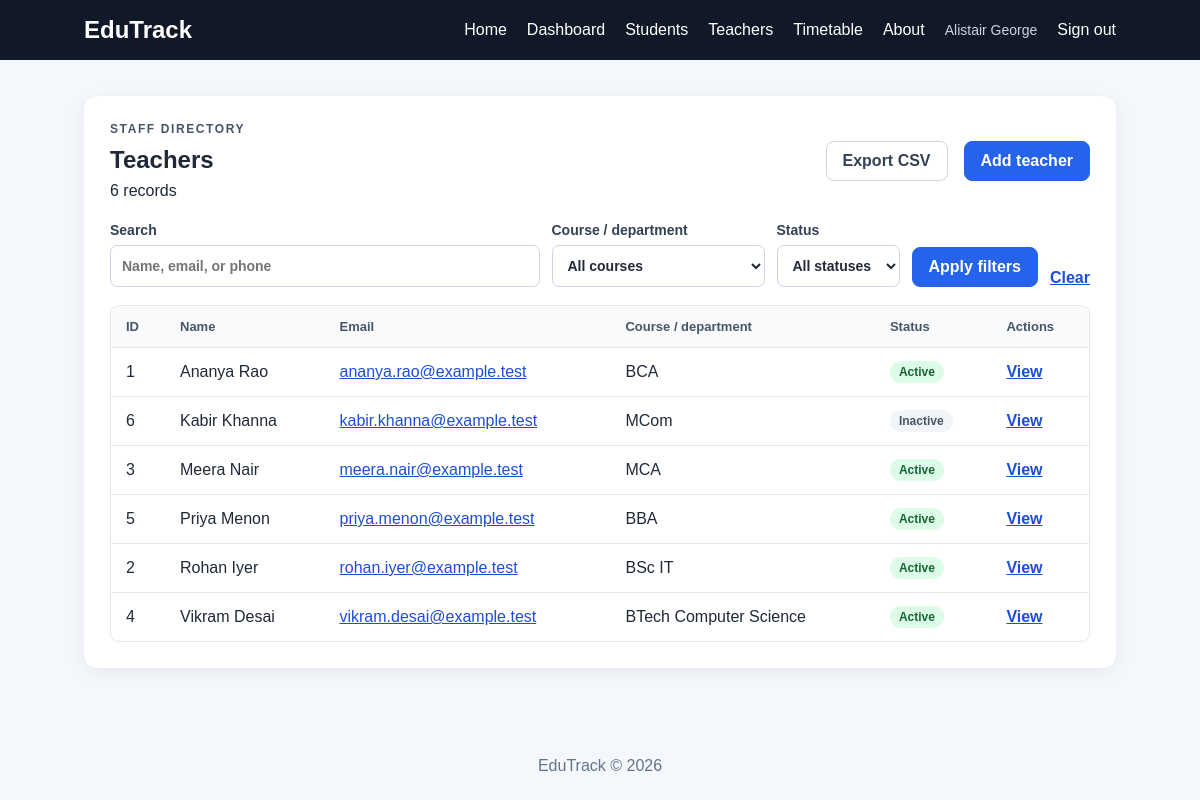
The page /teachers (signed in) on the database its author committed.
### tables this page shows
CREATE TABLE teachers (
                id INTEGER PRIMARY KEY AUTOINCREMENT,
                name TEXT NOT NULL,
                email TEXT NOT NULL UNIQUE,
                phone TEXT,
                course_id INTEGER NOT NULL,
                qualification TEXT,
                hire_date TEXT NOT NULL,
                status TEXT NOT NULL DEFAULT 'Active',
                FOREIGN KEY (course_id) REFERENCES courses(id)
            );

CREATE TABLE courses (
                id INTEGER PRIMARY KEY AUTOINCREMENT,
                name TEXT NOT NULL UNIQUE
            );

### app.py (the view)
@app.route("/teachers")
@login_required
def teachers():
    search, status, course_id, where_clause, parameters = get_teacher_filters(
        request.args
    )
    page = max(request.args.get("page", 1, type=int) or 1, 1)
    per_page = 10
    with database_connection() as connection:
        total = connection.execute(
            f"""
            SELECT COUNT(*)
            FROM teachers
            INNER JOIN courses ON teachers.course_id = courses.id
            {where_clause}
            """,
            parameters,
        ).fetchone()[0]
        total_pages = max(1, (total + per_page - 1) // per_page)
        page = min(page, total_pages)
        teacher_list = connection.execute(
            f"""
            SELECT teachers.id, teachers.name, teachers.email, teachers.status,
                   courses.name AS course
            FROM teachers
            INNER JOIN courses ON teachers.course_id = courses.id
            {where_clause}
            ORDER BY teachers.name COLLATE NOCASE, teachers.id
            LIMIT ? OFFSET ?
            """,
            [*parameters, per_page, (page - 1) * per_page],
        ).fetchall()
    return render_template(
        "teachers.html",
        teachers=teacher_list,
        courses=get_courses(),
        search=search,
        status_filter=status,
        course_filter=course_id,
        page=page,
        total_pages=total_pages,
        total=total,
    )

### app.py (called while the page is built)
@contextmanager
def database_connection():
    connection = get_db_connection()
    try:
        yield connection
    finally:
        connection.close()

@app.before_request
def protect_post_requests():
    if request.method == "POST":
        submitted_token = request.form.get("csrf_token", "")
        session_token = session.get("csrf_token", "")
        if not session_token or not secrets.compare_digest(
            submitted_token, session_token
        ):
            abort(400, description="The form expired or could not be verified.")

@app.context_processor
def inject_template_values():
    token = session.setdefault("csrf_token", secrets.token_urlsafe(32))
    return {"csrf_token": token}

def login_required(view):
    @wraps(view)
    def wrapped_view(*args, **kwargs):
        if "admin_id" not in session:
            return redirect(url_for("login"))
        return view(*args, **kwargs)
    return wrapped_view

def get_courses():
    with database_connection() as connection:
        return connection.execute("SELECT id, name FROM courses ORDER BY name").fetchall()

### database.py (called while the page is built)
def get_db_connection():
    connection = sqlite3.connect(DATABASE)
    connection.row_factory = sqlite3.Row
    connection.execute(
        "PRAGMA foreign_keys = ON"
    )
    return connection

### templates/teachers.html (shortened to what this page needs)
{% extends "base.html" %}
{% block content %}
    <section class="panel">
        <div class="page-heading">
            <div><p class="eyebrow">STAFF DIRECTORY</p><h1>Teachers</h1><p>{{ total }} record{% if total != 1 %}s{% endif %}</p></div>
            <div class="button-group">
                <a class="button button-secondary" href="{{ url_for('export_teachers', q=search, status=status_filter, course_id=course_filter) }}">Export CSV</a>
                <a class="button" href="{{ url_for('create_teacher') }}">Add teacher</a>
            </div>
        </div>
        <form class="filters" method="get" action="{{ url_for('teachers') }}">
            <label class="filter-search">Search
                <input type="search" name="q" value="{{ search }}" placeholder="Name, email, or phone">
            </label>
            <label>Course / department
                <select name="course_id">
                    <option value="">All courses</option>
                </select>
            </label>
            <label>Status
                <select name="status">
                    <option value="">All statuses</option>
                </select>
            </label>
            <button class="button" type="submit">Apply filters</button>
            <a class="text-link" href="{{ url_for('teachers') }}">Clear</a>
        </form>
        <div class="table-wrap">
            <table>
                <thead><tr><th>ID</th><th>Name</th><th>Email</th><th>Course / department</th><th>Status</th><th>Actions</th></tr></thead>
                <tbody>
                    {% for teacher in teachers %}
                    <tr>
                        <td>{{ teacher["id"] }}</td>
                        <td>{{ teacher["name"] }}</td>
                        <td><a href="mailto:{{ teacher['email'] }}">{{ teacher["email"] }}</a></td>
                        <td>{{ teacher["course"] }}</td>
                        <td><span class="status status-{{ teacher['status']|lower }}">{{ teacher["status"] }}</span></td>
                        <td><a class="text-link" href="{{ url_for('teacher_detail', teacher_id=teacher['id']) }}">View</a></td>
                    </tr>
                    {% else %}
                    <tr><td colspan="6" class="empty-state">No teachers match those filters.</td></tr>
                    {% endfor %}
                </tbody>
            </table>
        </div>
    </section>
{% endblock %}

### static/style.css (style rules this page uses)
* { margin: 0; padding: 0; box-sizing: border-box; }
:root { color-scheme: light; font-family: Arial, sans-serif; color: #1f2937; background: #f4f7fb; }
body { min-width: 320px; min-height: 100vh; display: flex; flex-direction: column; background: #f4f7fb; color: #1f2937; }
a { color: #1d4ed8; }
button, input, select { font: inherit; }
.tag, .eyebrow { color: #475569; font-size: 12px; font-weight: 700; letter-spacing: 1.6px; margin-bottom: 10px; }
.primary-btn, .button { display: inline-flex; align-items: center; justify-content: center; min-height: 40px; padding: 10px 16px; border: 1px solid #2563eb; border-radius: 8px; background: #2563eb; color: white; cursor: pointer; font-weight: 700; text-decoration: none; white-space: nowrap; }
.button-secondary { border-color: #cbd5e1; background: white; color: #334155; }
.card, .panel { background: white; border-radius: 14px; box-shadow: 0 5px 20px rgba(0, 0, 0, 0.06); }
.panel { padding: 26px; }
.panel h1 { margin-bottom: 8px; }
.page-heading, .section-heading, .button-group { display: flex; align-items: center; justify-content: space-between; gap: 16px; }
.page-heading { margin-bottom: 22px; }
.button-group { justify-content: flex-end; flex-wrap: wrap; }
.table-wrap { width: 100%; overflow-x: auto; border: 1px solid #e5e7eb; border-radius: 9px; }
table { width: 100%; border-collapse: collapse; min-width: 650px; }
th, td { text-align: left; padding: 13px 15px; border-bottom: 1px solid #e5e7eb; vertical-align: middle; }
tbody tr:last-child td { border-bottom: 0; }
th { background: #f8fafc; color: #475569; font-size: 13px; }
.status { display: inline-block; padding: 4px 9px; border-radius: 999px; background: #dcfce7; color: #166534; font-size: 12px; font-weight: 700; }
.status-inactive { background: #f1f5f9; color: #475569; }
.filters { display: flex; align-items: end; flex-wrap: wrap; gap: 12px; margin: 18px 0; }
.filters label, .record-form label { display: grid; gap: 7px; color: #334155; font-size: 14px; font-weight: 700; }
.filters .filter-search { flex: 1 1 220px; }
.filters input, .filters select, .record-form input, .record-form select { width: 100%; min-height: 42px; padding: 9px 11px; border: 1px solid #cbd5e1; border-radius: 7px; background: white; color: #1f2937; }
.text-link { font-weight: 700; white-space: nowrap; }

### rows shown on the page
teachers: id "1", name "Ananya Rao", email "ananya.rao@example.test", course "BCA", status "Active"
teachers: id "6", name "Kabir Khanna", email "kabir.khanna@example.test", course "MCom", status "Inactive"
teachers: id "3", name "Meera Nair", email "meera.nair@example.test", course "MCA", status "Active"
teachers: id "5", name "Priya Menon", email "priya.menon@example.test", course "BBA", status "Active"
teachers: id "2", name "Rohan Iyer", email "rohan.iyer@example.test", course "BSc IT", status "Active"
teachers: id "4", name "Vikram Desai", email "vikram.desai@example.test", course "BTech Computer Science", status "Active"

### other values the page prints
{{ session.get("admin_username") }} "Alistair George"
{{ total }} "6"
